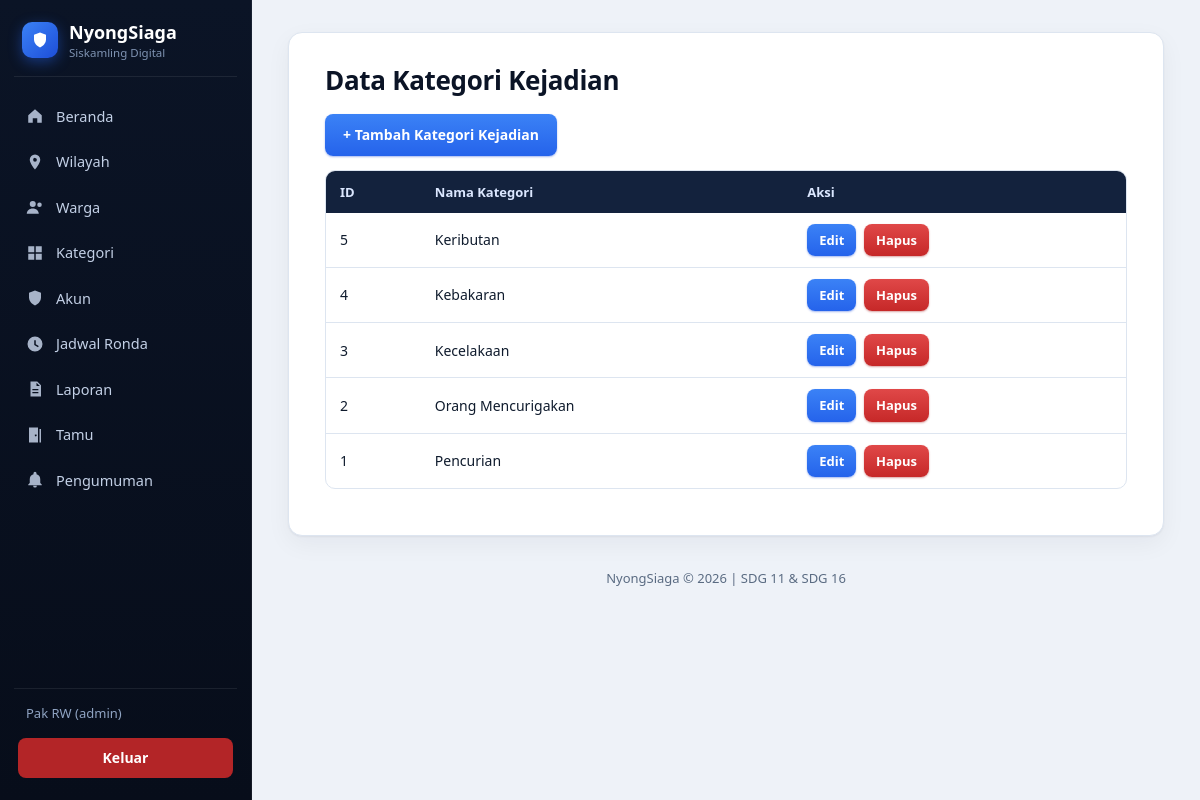
The app's page /kategori/index.php (signed in) with its own data.
### tables this page shows
CREATE TABLE kategori_kejadian (
  id INT(11) NOT NULL AUTO_INCREMENT,
  nama_kategori VARCHAR(100) NOT NULL,
  PRIMARY KEY (id)
);

### includes/auth.php (called while the page is built, shortened)
<?php
function e($teks) { return htmlspecialchars($teks, ENT_QUOTES, 'UTF-8'); }

### kategori/index.php (the view, shortened to what this page needs)
<?php
require_once "../includes/auth.php";
$data = mysqli_query($koneksi, "SELECT * FROM kategori_kejadian ORDER BY id DESC");
include "../includes/header.php";
?>
<h2>Data Kategori Kejadian</h2>
<a class="btn" href="form.php">+ Tambah Kategori Kejadian</a>
<table>
  <tr><th>ID</th><th>Nama Kategori</th><th>Aksi</th></tr>
  <?php while ($w = mysqli_fetch_assoc($data)): ?>
  <tr>
    <td><?= $w['id'] ?></td>
    <td><?= e($w['nama_kategori']) ?></td>
    <td>
      <a class="btn" href="form.php?id=<?= $w['id'] ?>">Edit</a>
      <a class="btn btn-hapus" href="hapus.php?id=<?= $w['id'] ?>" onclick="return confirm('Hapus kategori ini?')">Hapus</a>
    </td>
  </tr>
  <?php endwhile; ?>
</table>
<?php include "../includes/footer.php"; ?>

### assets/style.css (style rules this page uses)
:root { --malam-0: #070d1a; --malam-1: #0b1426; --malam-2: #13223d; --biru: #2563eb; --biru-tua: #1d4ed8; --biru-muda: #3b82f6; --biru-pucat: #e8f0fe; --latar: #eef2f8; --kertas: #ffffff; --garis: #dde5f0; --teks: #0f1b2d; --redup: #5a6b82; --bahaya: #c62828; --bahaya-tua: #9f1f1f; --sidebar: 252px; }
* { box-sizing: border-box; }
body { margin: 0; font-family: "Segoe UI", system-ui, -apple-system, Roboto, "Helvetica Neue", Arial, sans-serif; font-size: 15px; line-height: 1.55; background: var(--latar); color: var(--teks); }
h2 { font-size: 26px; line-height: 1.2; margin: 0 0 18px; color: var(--malam-1); letter-spacing: -.3px; }
a { color: var(--biru-tua); text-underline-offset: 2px; }
table { width: 100%; margin: 14px 0; border-collapse: separate; border-spacing: 0; font-size: 14px; border: 1px solid var(--garis); border-radius: 10px; overflow: hidden; }
th, td { padding: 11px 14px; text-align: left; vertical-align: middle; border: 0; border-bottom: 1px solid var(--garis); }
th { background: var(--malam-2); color: #dbe7ff; font-weight: 600; font-size: 13px; border-bottom: 0; }
tbody tr:last-child td, table > tr:last-child td { border-bottom: 0; }
.btn { display: inline-block; padding: 10px 18px; border: 0; border-radius: 8px; font: inherit; font-size: 14px; font-weight: 600; color: #fff !important; text-decoration: none; cursor: pointer; background: linear-gradient(180deg, var(--biru-muda), var(--biru)); box-shadow: 0 1px 2px rgba(29, 78, 216, .4); transition: filter .15s, transform .05s; }
.btn-hapus { background: linear-gradient(180deg, #e04848, var(--bahaya)); box-shadow: 0 1px 2px rgba(159, 31, 31, .4); }
td .btn { padding: 6px 12px; font-size: 13px; }
td .btn + .btn, td .btn + form, td form + .btn { margin-left: 4px; }

### records on screen
kategori_kejadian: id "5", nama_kategori "Keributan"
kategori_kejadian: id "4", nama_kategori "Kebakaran"
kategori_kejadian: id "3", nama_kategori "Kecelakaan"
kategori_kejadian: id "2", nama_kategori "Orang Mencurigakan"
kategori_kejadian: id "1", nama_kategori "Pencurian"

### other values on screen
$_SESSION['user']['nama'] "Pak RW"
$role "admin"
